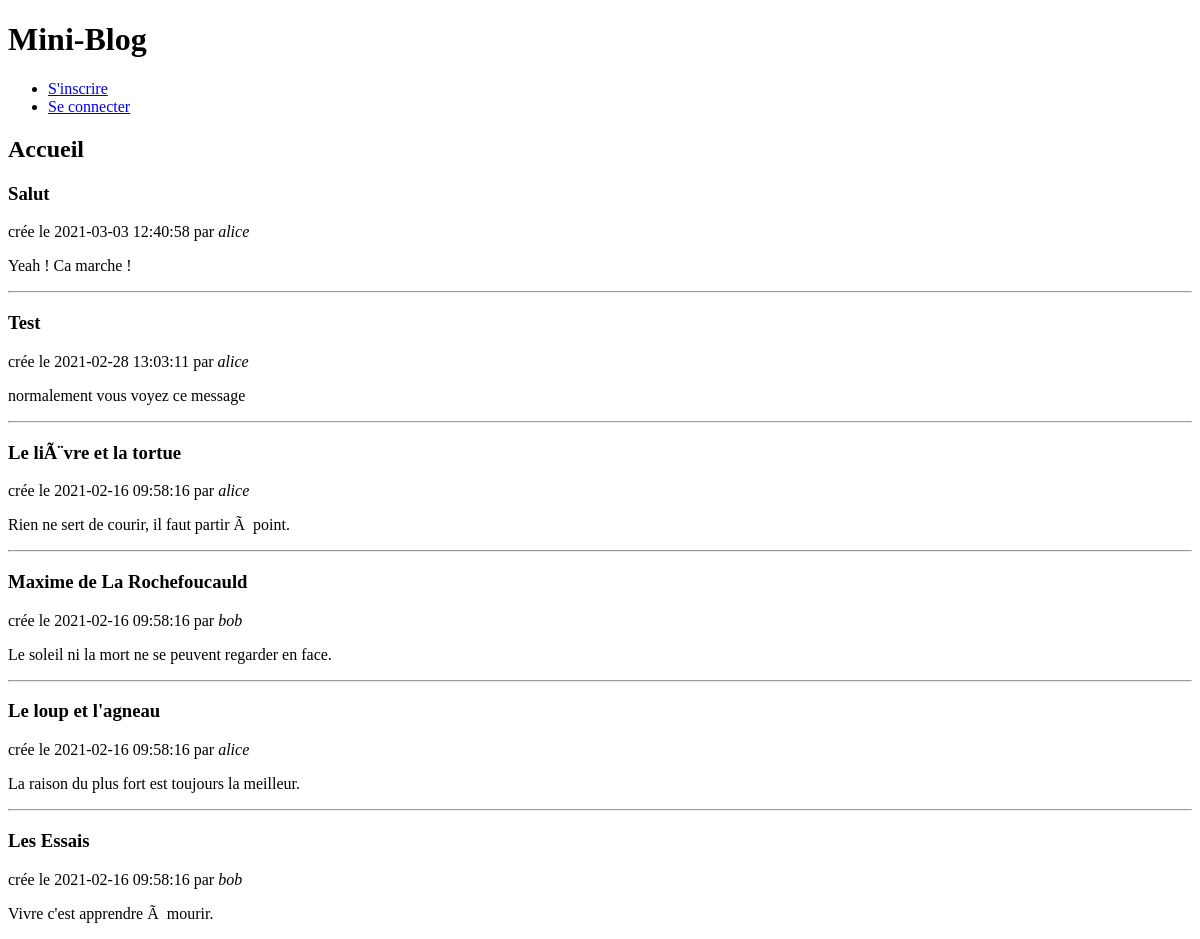
Before: / with the older database file.
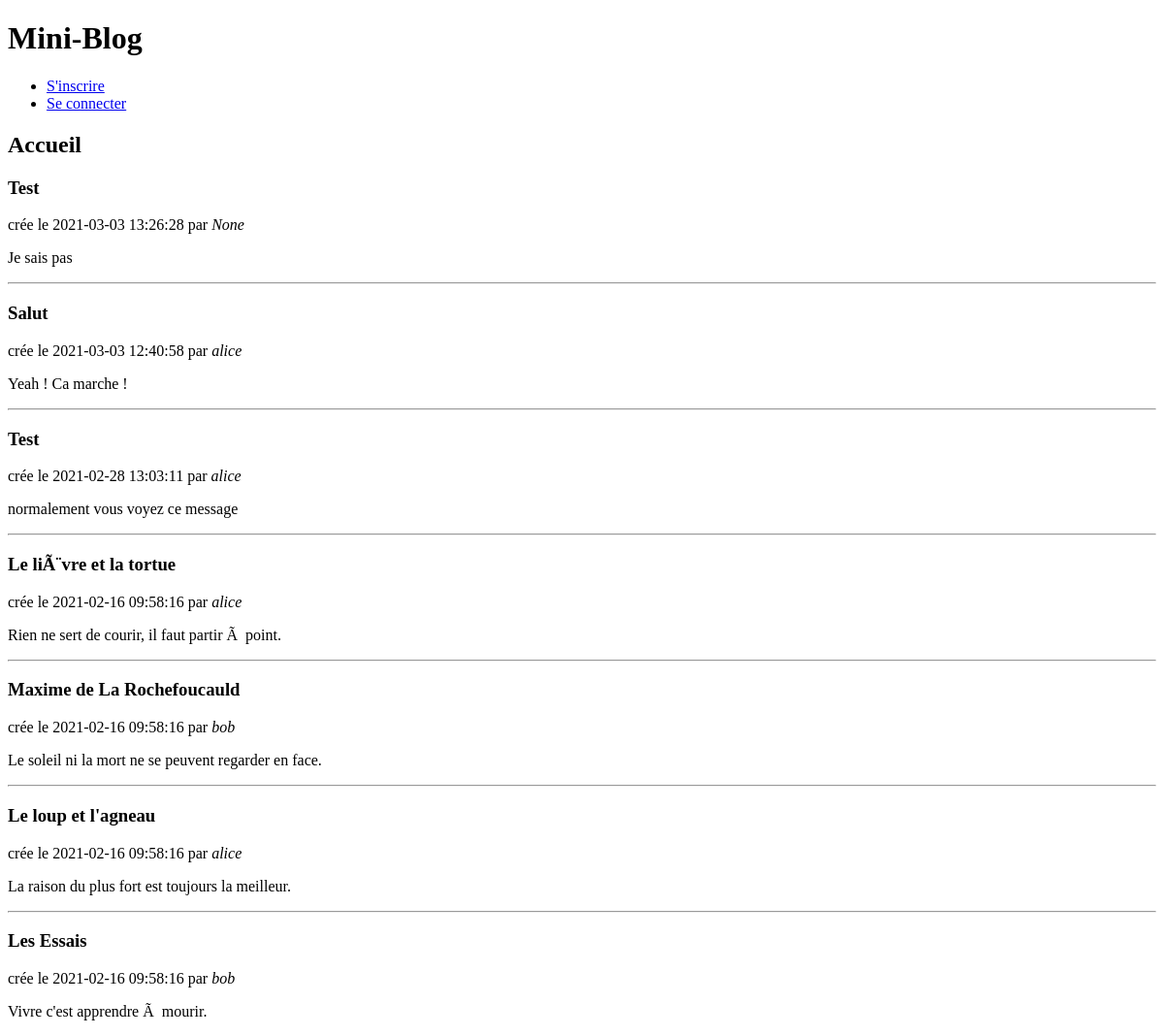
After: the same page with the newer database file.
### tables this page shows
CREATE TABLE articles ( -- post
  id        INTEGER     PRIMARY KEY AUTOINCREMENT,
  auteur_id INTEGER     NOT NULL REFERENCES membres (id),
  cree_le   TIMESTAMP   NOT NULL DEFAULT CURRENT_TIMESTAMP,
  titre     VARCHAR(50) NOT NULL,
  contenu   TEXT        NOT NULL
);

CREATE TABLE membres ( -- user
  id    INTEGER         PRIMARY KEY AUTOINCREMENT,
  login VARCHAR(20)     UNIQUE NOT NULL,
  mdp   VARCHAR(100)    NOT NULL
);

### app.py (the view)
@app.route('/', methods=["GET", "POST"])
def accueil():
    return render_template('accueil.html', articles=db.recuperer_articles())

### outils/data_base.py (called while the page is built)
    def recuperer_articles(self):  # renvoie une liste de tuples
        self.conn = sql.connect(self.dir)
        with self.conn as c:
            curs = c.execute(
                """SELECT articles.id AS id_article, login, cree_le, titre, contenu
                    FROM membres JOIN articles
                    ON membres.id = articles.auteur_id
                    ORDER BY articles.cree_le DESC
                """
            )
            return curs.fetchall()

### templates/accueil.html (shortened to what this page needs)
{% extends 'base.html' %}
{% block entete %}
  <h1>{% block titre %}Accueil{% endblock %}</h1>
{% endblock %}
{% block contenu %}
    {% for article_id, login, cree_le, titre, contenu in articles %}
        <article>
          <head>
            <h1>{{ titre }}</h1>
            <aside>
              crée le {{ cree_le }} par <em>{{ login }}</em>
            </aside>
          </head>
          <p class="contenu">{{ contenu }}</p>
          {% if not loop.last %}
          <hr/>
          {% endif %}
        </article>
    {% endfor %}
{% endblock %}

### templates/base.html (shortened to what this page needs)
<!doctype html>
<html>
  <head>
    {% include 'head.html' %}
  </head>
  <body>
    <section>
      <header>
        {% block entete %}{% endblock %}
      </header>
      {% block contenu %}{% endblock %}
    </section>
  </body>
</html>

### templates/head.html
<h1>Mini-Blog</h1>
<ul>
{% if 'login' in session %}
  <li><span>{{ session['login'] }}</span>
  <li><a href="{{ url_for('logout') }}">Se déconnecter</a>
{% else %}
  <li><a href="{{ url_for('inscrire') }}">S'inscrire</a>
  <li><a href="{{ url_for('login') }}">Se connecter</a>
{% endif %}
</ul>

Changed rows visible on the page:
added articles: titre "Test", cree_le "2021-03-03 13:26:28", login "None", contenu "Je sais pas"
